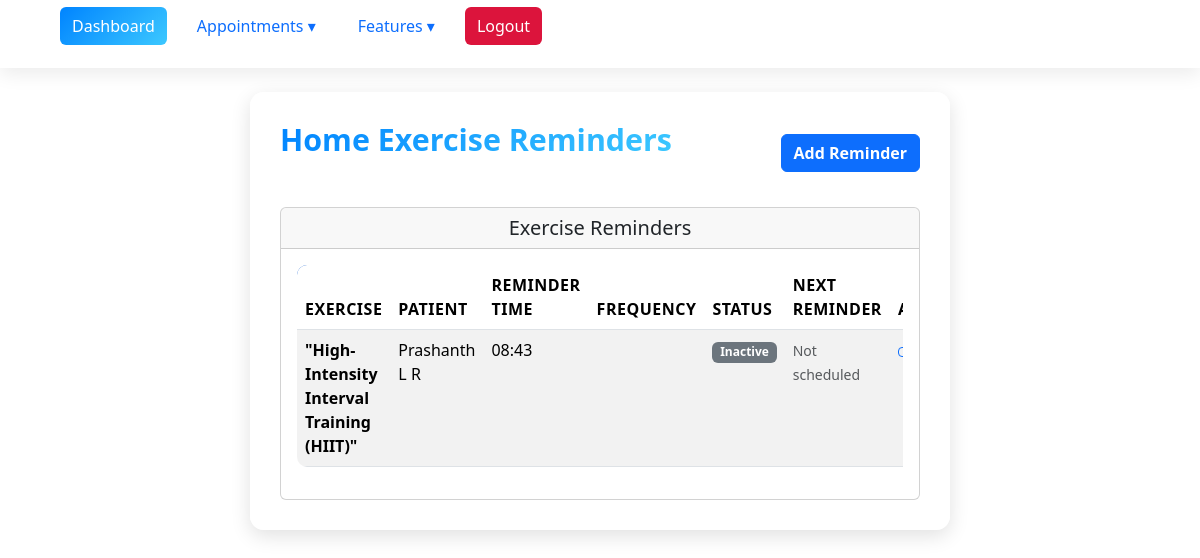
Page /reminders/ (signed in) on the committed database.
### myproject/base/models.py (models this page shows, shortened)
class HomeExerciseReminder(models.Model):
    SENT_VIA = [
        ('SMS', 'SMS'),
        ('Email', 'Email'),
        ('WhatsApp', 'WhatsApp'),
    ]
    patient = models.ForeignKey(
        User,
        on_delete=models.CASCADE,
        related_name="exercise_reminders"
    )
    exercise = models.ForeignKey(
        Exercise,
        on_delete=models.CASCADE,
        related_name="exercise_reminders"
    )
    reminder_time = models.DateTimeField()
    is_completed = models.BooleanField(default=False)
    sent_via = models.CharField(
        max_length=20,
        choices=SENT_VIA,
        default='WhatsApp'  # ✅ Default option added
    )
    class Meta:
        ordering = ['-reminder_time']  # ✅ Latest reminders at top

class Exercise(models.Model):
    name = models.CharField(max_length=100)
    description = models.TextField(blank=True, null=True)
    demo_video_url = models.URLField(blank=True, null=True)
    repetition_count = models.PositiveIntegerField(default=0)
    difficulty_level = models.CharField(max_length=50, blank=True, null=True)
    focus_area = models.CharField(max_length=100, blank=True, null=True)
    def __str__(self):
        return self.name

class User(AbstractUser):
    ROLE_CHOICES = [
        ('Patient', 'Patient'),
        ('Therapist', 'Therapist'),
        ('Admin', 'Admin'),
        ('SupportStaff', 'Support Staff'),
    ]
    GENDER_CHOICES = [
        ('Male', 'Male'),
        ('Female', 'Female'),
        ('Other', 'Other'),
    ]
    role = models.CharField(max_length=20, choices=ROLE_CHOICES)
    phone_number = models.CharField(max_length=15, blank=True, null=True)
    gender = models.CharField(max_length=10, choices=GENDER_CHOICES, blank=True, null=True)
    date_of_birth = models.DateField(blank=True, null=True)
    address = models.TextField(blank=True, null=True)
    profile_picture = models.ImageField(upload_to='profiles/', blank=True, null=True)
    specialization = models.CharField(max_length=255, blank=True, null=True)
    years_of_experience = models.PositiveIntegerField(default=0)
    qualification = models.CharField(max_length=255, blank=True, null=True)
    availability_status = models.BooleanField(default=True)
    ratings_average = models.FloatField(default=0,
                                        validators=[MinValueValidator(0), MaxValueValidator(5)])
    languages_spoken = models.CharField(max_length=255, blank=True, null=True)
    verification_status = models.BooleanField(default=False)
    groups = models.ManyToManyField(
        Group,
        related_name="custom_user_groups",
        blank=True
    )
    user_permissions = models.ManyToManyField(
        Permission,
        related_name="custom_user_permissions",
        blank=True
    )
    class Meta:
        ordering = ['username']

### myproject/base/views.py (the view)
# urls.py: path('reminders/', views.reminder_list, name='reminder_list'),
@login_required
def reminder_list(request):
    reminders = HomeExerciseReminder.objects.all().order_by('-reminder_time')
    return render(request, 'Reminders/reminder_list.html', {'reminders': reminders})

### myproject/base/templates/Reminders/reminder_list.html (shortened to what this page needs)
{% extends 'main.html' %}
{% block content %}
<div class="container mt-4">
    <div class="d-flex justify-content-between align-items-center mb-4">
        <h2>Home Exercise Reminders</h2>
        <a href="{% url 'reminder_create' %}" class="btn btn-primary">
             Add Reminder
        </a>
    </div>
    <div class="row">
        <div class="col-12">
            <div class="card">
                <div class="card-header">
                    <h5 class="card-title mb-0">
                         Exercise Reminders
                    </h5>
                </div>
                <div class="card-body">
                    {% if reminders %}
                    <div class="table-responsive">
                        <table class="table table-striped table-hover">
                            <thead>
                                <tr>
                                    <th>Exercise</th>
                                    <th>Patient</th>
                                    <th>Reminder Time</th>
                                    <th>Frequency</th>
                                    <th>Status</th>
                                    <th>Next Reminder</th>
                                    <th>Actions</th>
                                </tr>
                            </thead>
                            <tbody>
                                {% for reminder in reminders %}
                                <tr>
                                    <td>
                                        <strong>{{ reminder.exercise }}</strong>
                                    </td>
                                    <td>
                                        {{ reminder.patient.get_full_name|default:reminder.patient.username }}
                                    </td>
                                    <td>
                                        {{ reminder.reminder_time|time:"H:i" }}
                                    </td>
                                    <td>
                                    </td>
                                    <td>
                                        {% if reminder.is_active %}
                                            <span class="badge bg-success">Active</span>
                                        {% else %}
                                            <span class="badge bg-secondary">Inactive</span>
                                        {% endif %}
                                    </td>
                                    <td>
                                        <small class="text-muted">
                                            {{ reminder.next_reminder|date:"M d, Y"|default:"Not scheduled" }}
                                        </small>
                                    </td>
                                    <td>
                                        <div class="btn-group btn-group-sm">
                                            <a href="{% url 'reminder_update' reminder.pk %}" class="btn btn-outline-primary"
                                               title="Edit Reminder">
                                            </a>
                                        </div>
                                    </td>
                                </tr>
                                {% endfor %}
                            </tbody>
                        </table>
                    </div>
                    {% endif %}
                </div>
            </div>
        </div>
    </div>
</div>
{% endblock %}

### static/style.css (style rules this page uses)
.container.mt-4 { background: rgba(255, 255, 255, 0.88); padding: 30px; border-radius: 14px; max-width: 700px; margin: auto; box-shadow: 0 6px 20px rgba(0,0,0,0.12); animation: fadeInPage 0.6s ease-in-out; }
.container.mt-4 h2 { text-align: center; font-weight: 700; margin-bottom: 25px; background: linear-gradient(135deg, #0084ff, #3cc8ff); background-clip: text; -webkit-background-clip: text; color: transparent; }
.container h2 { font-size: 1.9rem; font-weight: 700; margin-bottom: 20px; background: linear-gradient(135deg, #0066ff, #00eaff); background-clip: text; -webkit-background-clip: text; color: transparent; animation: fadeSlide 0.6s ease-out forwards; }
.btn-primary { border-radius: 6px; font-weight: 600; transition: transform 0.25s ease, background 0.3s ease; }
.table { background: #ffffff; border-radius: 10px; overflow: hidden; animation: fadeUp 0.8s ease-in-out; }
.table thead tr { background: #0052cc; color: #fff; text-transform: uppercase; letter-spacing: .5px; }
.table tbody tr { transition: background 0.25s ease, transform 0.25s ease; }

### templates/nav.html (style rules this page uses)
:root { --primary-color: #0084ff; --gradient: linear-gradient(135deg, #0084ff, #3cc8ff); --bg-light: #ffffff; --bg-dark: #0b0e12; --text-light: #fff; --text-dark: #222; --nav-bg-light: rgba(255, 255, 255, 0.85); --nav-bg-dark: rgba(20, 20, 20, 0.85); --hover-light: #e7f3ff; --hover-dark: #1f2a37; --blur-bg: blur(10px); }
body.light-theme { background: var(--bg-light); color: var(--text-dark); }

### rows in the picture
HomeExerciseReminder: exercise "\"High-Intensity Interval Training (HIIT)\"", patient.get_full_name "Prashanth L R", reminder_time "08:43", next_reminder "Not scheduled"
